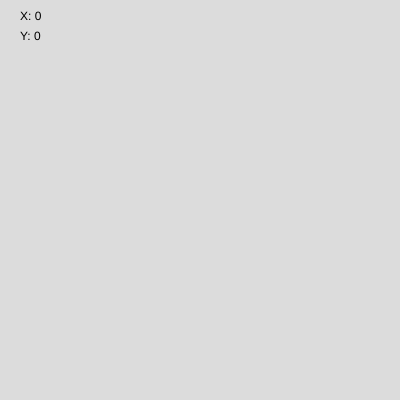
Frame 1 (no input)
Frame 60 (no input): identical to frame 1, image omitted
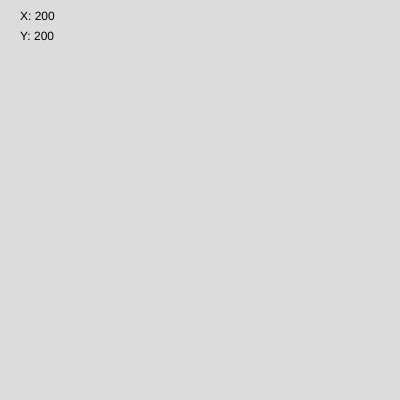
Frame 120 (the mouse pressed at the canvas centre since frame 60)

The p5.js sketch that drew these frames (run headless with seeded random() and noise() and a simulated clock; from frame 60 on, the mouse is pressed at the canvas centre):

// p5.js sketch
// ── sketch.js
function setup() {
  createCanvas(400, 400);
}

function draw() {
  background(220);
  text('X: '+ mouseX, 20, 20);
  text('Y: '+ mouseY, 20, 40 );
}
